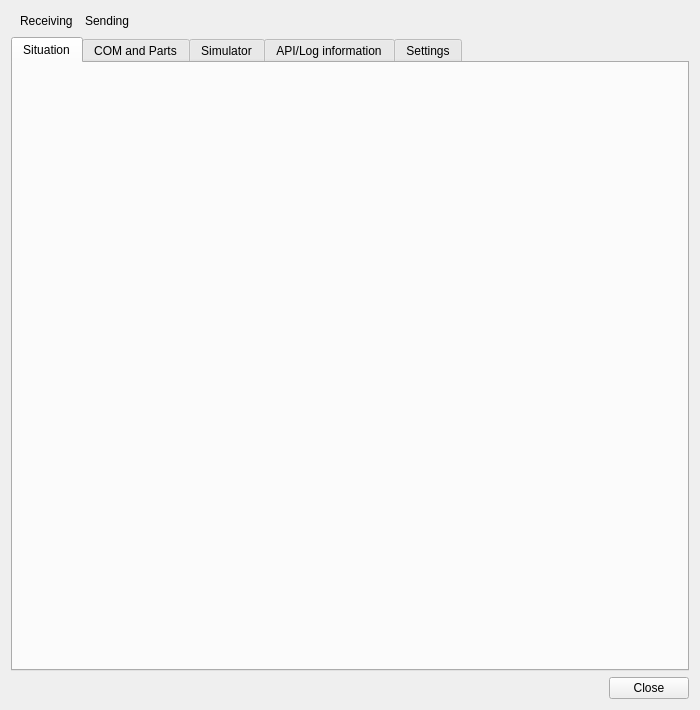
<?xml version="1.0" encoding="UTF-8"?>
<ui version="4.0">
 <class>CSimulatorEmulatedMonitorDialog</class>
 <widget class="QDialog" name="CSimulatorEmulatedMonitorDialog">
  <property name="geometry">
   <rect>
    <x>0</x>
    <y>0</y>
    <width>700</width>
    <height>710</height>
   </rect>
  </property>
  <property name="minimumSize">
   <size>
    <width>650</width>
    <height>630</height>
   </size>
  </property>
  <property name="windowTitle">
   <string>Emulated simulator monitor</string>
  </property>
  <layout class="QVBoxLayout" name="vl_Settings">
   <item>
    <widget class="QFrame" name="fr_LedHeader">
     <layout class="QHBoxLayout" name="hl_LedHeader">
      <property name="topMargin">
       <number>0</number>
      </property>
      <property name="bottomMargin">
       <number>0</number>
      </property>
      <item>
       <widget class="QLabel" name="lbl_Receiving">
        <property name="text">
         <string>Receiving</string>
        </property>
       </widget>
      </item>
      <item>
       <widget class="swift::gui::CLedWidget" name="led_Receiving" native="true"/>
      </item>
      <item>
       <widget class="QLabel" name="lbl_Sending">
        <property name="text">
         <string>Sending</string>
        </property>
       </widget>
      </item>
      <item>
       <widget class="swift::gui::CLedWidget" name="led_Sending" native="true"/>
      </item>
      <item>
       <spacer name="hs_LedHeader">
        <property name="orientation">
         <enum>Qt::Horizontal</enum>
        </property>
        <property name="sizeHint" stdset="0">
         <size>
          <width>40</width>
          <height>20</height>
         </size>
        </property>
       </spacer>
      </item>
     </layout>
    </widget>
   </item>
   <item>
    <widget class="QTabWidget" name="tw_SwiftMonitorDialog">
     <property name="currentIndex">
      <number>0</number>
     </property>
     <widget class="QWidget" name="tb_AircraftSituation">
      <attribute name="title">
       <string>Situation</string>
      </attribute>
      <layout class="QVBoxLayout" name="vl_Situation">
       <property name="leftMargin">
        <number>6</number>
       </property>
       <property name="topMargin">
        <number>6</number>
       </property>
       <property name="rightMargin">
        <number>6</number>
       </property>
       <property name="bottomMargin">
        <number>6</number>
       </property>
       <item alignment="Qt::AlignTop">
        <widget class="swift::gui::editors::CSituationForm" name="editor_Situation">
         <property name="minimumSize">
          <size>
           <width>0</width>
           <height>100</height>
          </size>
         </property>
        </widget>
       </item>
      </layout>
     </widget>
     <widget class="QWidget" name="tb_ComParts">
      <attribute name="title">
       <string>COM and Parts</string>
      </attribute>
      <layout class="QGridLayout" name="gl_ComParts">
       <item row="2" column="0">
        <spacer name="vs_Com">
         <property name="orientation">
          <enum>Qt::Vertical</enum>
         </property>
         <property name="sizeHint" stdset="0">
          <size>
           <width>20</width>
           <height>40</height>
          </size>
         </property>
        </spacer>
       </item>
       <item row="0" column="0">
        <widget class="QGroupBox" name="gb_Com">
         <property name="title">
          <string>COM</string>
         </property>
         <layout class="QVBoxLayout" name="verticalLayout_4">
          <item>
           <widget class="swift::gui::editors::CCockpitComForm" name="editor_Com">
            <property name="minimumSize">
             <size>
              <width>0</width>
              <height>75</height>
             </size>
            </property>
           </widget>
          </item>
         </layout>
        </widget>
       </item>
       <item row="0" column="1" rowspan="3">
        <widget class="QGroupBox" name="gb_Parts">
         <property name="title">
          <string>Parts</string>
         </property>
         <layout class="QVBoxLayout" name="vl_GroupBoxParts">
          <item>
           <widget class="swift::gui::editors::CAircraftPartsForm" name="editor_AircraftParts">
            <property name="minimumSize">
             <size>
              <width>0</width>
              <height>125</height>
             </size>
            </property>
           </widget>
          </item>
         </layout>
        </widget>
       </item>
       <item row="1" column="0">
        <widget class="swift::gui::components::CCockpitComTransmissionComponent" name="comp_ComTransmissions">
         <property name="minimumSize">
          <size>
           <width>0</width>
           <height>50</height>
          </size>
         </property>
        </widget>
       </item>
      </layout>
     </widget>
     <widget class="QWidget" name="tb_Simulator">
      <attribute name="title">
       <string>Simulator</string>
      </attribute>
      <layout class="QVBoxLayout" name="vl_Simulator">
       <item>
        <widget class="QGroupBox" name="gb_General">
         <property name="title">
          <string>General</string>
         </property>
         <layout class="QFormLayout" name="fl_General">
          <item row="0" column="0">
           <widget class="QLabel" name="lbl_SimulatorPlugin">
            <property name="text">
             <string>Simulator plugin:</string>
            </property>
           </widget>
          </item>
          <item row="0" column="1">
           <widget class="QLineEdit" name="le_SimulatorPlugin">
            <property name="readOnly">
             <bool>true</bool>
            </property>
           </widget>
          </item>
          <item row="1" column="0">
           <widget class="QLabel" name="lbl_Simulator">
            <property name="text">
             <string>Simulator:</string>
            </property>
           </widget>
          </item>
          <item row="1" column="1">
           <widget class="QLineEdit" name="le_Simulator">
            <property name="readOnly">
             <bool>true</bool>
            </property>
           </widget>
          </item>
          <item row="2" column="0">
           <widget class="QLabel" name="lbl_Status">
            <property name="text">
             <string>Status</string>
            </property>
           </widget>
          </item>
          <item row="2" column="1">
           <widget class="QFrame" name="fr_Status">
            <property name="frameShape">
             <enum>QFrame::StyledPanel</enum>
            </property>
            <property name="frameShadow">
             <enum>QFrame::Raised</enum>
            </property>
            <layout class="QHBoxLayout" name="hl_SimulatorStatus">
             <property name="leftMargin">
              <number>0</number>
             </property>
             <property name="topMargin">
              <number>0</number>
             </property>
             <property name="rightMargin">
              <number>0</number>
             </property>
             <property name="bottomMargin">
              <number>0</number>
             </property>
             <item>
              <widget class="QCheckBox" name="cb_Connected">
               <property name="text">
                <string>simulator connected?</string>
               </property>
              </widget>
             </item>
             <item>
              <widget class="QCheckBox" name="cb_Simulating">
               <property name="text">
                <string>simulator simulating?</string>
               </property>
              </widget>
             </item>
             <item>
              <widget class="QCheckBox" name="cb_Paused">
               <property name="text">
                <string>simulator paused?</string>
               </property>
              </widget>
             </item>
            </layout>
           </widget>
          </item>
         </layout>
        </widget>
       </item>
       <item>
        <widget class="QGroupBox" name="gb_Signals">
         <property name="title">
          <string>Signals</string>
         </property>
         <layout class="QVBoxLayout" name="verticalLayout_2">
          <item>
           <widget class="QWidget" name="wi_AddedFailed" native="true">
            <layout class="QHBoxLayout" name="hl_AddedFailed">
             <property name="leftMargin">
              <number>0</number>
             </property>
             <property name="topMargin">
              <number>0</number>
             </property>
             <property name="rightMargin">
              <number>0</number>
             </property>
             <property name="bottomMargin">
              <number>0</number>
             </property>
             <item>
              <widget class="swift::gui::components::CCallsignCompleter" name="comp_CallsignCompleter">
               <property name="minimumSize">
                <size>
                 <width>125</width>
                 <height>0</height>
                </size>
               </property>
              </widget>
             </item>
             <item>
              <widget class="QCheckBox" name="cb_Failover">
               <property name="text">
                <string>failover</string>
               </property>
               <property name="checked">
                <bool>true</bool>
               </property>
              </widget>
             </item>
             <item>
              <spacer name="hs_AddedFailed">
               <property name="orientation">
                <enum>Qt::Horizontal</enum>
               </property>
               <property name="sizeHint" stdset="0">
                <size>
                 <width>40</width>
                 <height>20</height>
                </size>
               </property>
              </spacer>
             </item>
             <item alignment="Qt::AlignRight">
              <widget class="QPushButton" name="pb_EmitAddedFailed">
               <property name="text">
                <string>emit</string>
               </property>
              </widget>
             </item>
            </layout>
           </widget>
          </item>
         </layout>
        </widget>
       </item>
       <item>
        <widget class="QGroupBox" name="gb_Interpolator">
         <property name="title">
          <string>Interpolator</string>
         </property>
         <layout class="QGridLayout" name="gl_Interpolator">
          <item row="1" column="6">
           <widget class="QPushButton" name="pb_InterpolatorStartLog">
            <property name="text">
             <string> start log. </string>
            </property>
           </widget>
          </item>
          <item row="1" column="0">
           <widget class="QPushButton" name="pb_InterpolatorClearLog">
            <property name="text">
             <string> clear log </string>
            </property>
           </widget>
          </item>
          <item row="1" column="2">
           <widget class="QPushButton" name="pb_InterpolatorStopLog">
            <property name="text">
             <string> stop logging </string>
            </property>
           </widget>
          </item>
          <item row="1" column="1">
           <widget class="QPushButton" name="pb_InterpolatorWriteLog">
            <property name="text">
             <string> write log.file </string>
            </property>
           </widget>
          </item>
          <item row="1" column="3">
           <widget class="QPushButton" name="pb_InterpolatorShowLogs">
            <property name="text">
             <string> log.files </string>
            </property>
           </widget>
          </item>
          <item row="1" column="5">
           <widget class="swift::gui::components::CCallsignCompleter" name="comp_LogInterpolatorCallsign">
            <property name="frameShape">
             <enum>QFrame::StyledPanel</enum>
            </property>
            <property name="frameShadow">
             <enum>QFrame::Raised</enum>
            </property>
           </widget>
          </item>
          <item row="0" column="2">
           <widget class="QPushButton" name="pb_InterpolatorFetch">
            <property name="text">
             <string>fetch</string>
            </property>
           </widget>
          </item>
          <item row="0" column="0" colspan="2">
           <widget class="QLineEdit" name="le_InterpolatorTimeMs">
            <property name="text">
             <string>40</string>
            </property>
            <property name="maxLength">
             <number>10</number>
            </property>
            <property name="placeholderText">
             <string>fetch time ms</string>
            </property>
           </widget>
          </item>
          <item row="0" column="3">
           <widget class="swift::gui::CLedWidget" name="led_Fetching" native="true"/>
          </item>
         </layout>
        </widget>
       </item>
       <item>
        <widget class="QGroupBox" name="gb_Messages">
         <property name="sizePolicy">
          <sizepolicy hsizetype="Preferred" vsizetype="Expanding">
           <horstretch>0</horstretch>
           <verstretch>0</verstretch>
          </sizepolicy>
         </property>
         <property name="title">
          <string>Messages (Text/Status messages)</string>
         </property>
         <layout class="QVBoxLayout" name="verticalLayout">
          <item>
           <widget class="QSplitter" name="splitter_Messages">
            <property name="orientation">
             <enum>Qt::Horizontal</enum>
            </property>
            <widget class="QPlainTextEdit" name="pte_TextMessages">
             <property name="whatsThis">
              <string>text messages</string>
             </property>
             <property name="documentTitle">
              <string>Received text messages</string>
             </property>
             <property name="readOnly">
              <bool>true</bool>
             </property>
             <property name="placeholderText">
              <string>text messages</string>
             </property>
            </widget>
            <widget class="QPlainTextEdit" name="pte_StatusMessages">
             <property name="whatsThis">
              <string>status messages</string>
             </property>
             <property name="documentTitle">
              <string>Received status messages</string>
             </property>
             <property name="readOnly">
              <bool>true</bool>
             </property>
             <property name="placeholderText">
              <string>status messages</string>
             </property>
            </widget>
           </widget>
          </item>
         </layout>
        </widget>
       </item>
      </layout>
     </widget>
     <widget class="QWidget" name="tb_LogMessages">
      <attribute name="title">
       <string>API/Log information</string>
      </attribute>
      <layout class="QVBoxLayout" name="vl_LogInformation">
       <item>
        <widget class="QGroupBox" name="gb_Statistics">
         <property name="title">
          <string>Statistics</string>
         </property>
         <layout class="QGridLayout" name="gl_Statistics">
          <item row="1" column="0">
           <widget class="QLabel" name="lbl_SituationAdded">
            <property name="text">
             <string>Situation added:</string>
            </property>
           </widget>
          </item>
          <item row="1" column="1">
           <widget class="QLineEdit" name="le_SituationAdded">
            <property name="readOnly">
             <bool>true</bool>
            </property>
           </widget>
          </item>
          <item row="1" column="3">
           <widget class="QLineEdit" name="le_PartsAdded">
            <property name="readOnly">
             <bool>true</bool>
            </property>
           </widget>
          </item>
          <item row="1" column="2">
           <widget class="QLabel" name="lbl_PartsAdded">
            <property name="text">
             <string>Parts added:</string>
            </property>
           </widget>
          </item>
          <item row="0" column="4">
           <widget class="QLabel" name="lbl_AircraftRendered">
            <property name="text">
             <string>Aircraft rendered:</string>
            </property>
           </widget>
          </item>
          <item row="0" column="8">
           <widget class="QLineEdit" name="le_AircraftRendered">
            <property name="readOnly">
             <bool>true</bool>
            </property>
           </widget>
          </item>
          <item row="0" column="0">
           <widget class="QLabel" name="lbl_PhysicallyAddedAircraft">
            <property name="text">
             <string>Phy.added aircraft:</string>
            </property>
           </widget>
          </item>
          <item row="0" column="1">
           <widget class="QLineEdit" name="le_PhysicallyAddedAircraft">
            <property name="readOnly">
             <bool>true</bool>
            </property>
           </widget>
          </item>
          <item row="0" column="3">
           <widget class="QLineEdit" name="le_PhysicallyRemovedAircraft">
            <property name="readOnly">
             <bool>true</bool>
            </property>
           </widget>
          </item>
          <item row="0" column="9">
           <widget class="QPushButton" name="pb_ResetStatistics">
            <property name="text">
             <string>reset</string>
            </property>
           </widget>
          </item>
          <item row="0" column="2">
           <widget class="QLabel" name="lbl_PhysicallyRemovedAircraft">
            <property name="text">
             <string>Phy.removed aircraft:</string>
            </property>
           </widget>
          </item>
          <item row="1" column="8">
           <widget class="QLineEdit" name="le_PartsEnabledAircraft">
            <property name="readOnly">
             <bool>true</bool>
            </property>
           </widget>
          </item>
          <item row="1" column="4">
           <widget class="QLabel" name="lbl_PartsEnabledAircraft">
            <property name="text">
             <string>Parts enabled:</string>
            </property>
           </widget>
          </item>
         </layout>
        </widget>
        </item>
        <item>
         <widget class="QGroupBox" name="gb_LogMessages">
         <property name="sizePolicy">
          <sizepolicy hsizetype="Preferred" vsizetype="MinimumExpanding">
           <horstretch>0</horstretch>
           <verstretch>0</verstretch>
          </sizepolicy>
         </property>
         <property name="title">
          <string>Simulator API calls</string>
         </property>
         <layout class="QVBoxLayout" name="vl_GroupBoxLogMessages">
          <item>
           <widget class="QScrollArea" name="sa_LogMessages">
            <property name="widgetResizable">
             <bool>true</bool>
            </property>
            <widget class="QWidget" name="sa_LogMEssagesWidget">
             <property name="minimumSize">
              <size>
               <width>0</width>
               <height>384</height>
              </size>
             </property>
             <property name="geometry">
              <rect>
               <x>0</x>
               <y>0</y>
               <width>634</width>
               <height>384</height>
              </rect>
             </property>
             <layout class="QVBoxLayout" name="vl_LogMessagesScrollArea">
              <item>
               <widget class="swift::gui::components::CStatusMessagesDetail" name="comp_LogComponent">
                <property name="minimumSize">
                 <size>
                  <width>0</width>
                  <height>325</height>
                 </size>
                </property>
               </widget>
              </item>
             </layout>
            </widget>
           </widget>
          </item>
         </layout>
        </widget>
       </item>
      </layout>
     </widget>
     <widget class="QWidget" name="tb_Settings">
      <attribute name="title">
       <string>Settings</string>
      </attribute>
      <layout class="QVBoxLayout" name="verticalLayout_3">
       <item>
        <widget class="QGroupBox" name="gb_Settings">
         <property name="title">
          <string>Simulator settings</string>
         </property>
         <layout class="QVBoxLayout" name="vl_GroupBoxSettings">
          <item>
           <widget class="swift::gui::components::CSettingsSwiftPlugin" name="comp_Settings"/>
          </item>
         </layout>
        </widget>
       </item>
      </layout>
     </widget>
    </widget>
   </item>
   <item>
    <widget class="QDialogButtonBox" name="bb_SwiftMonitorDialog">
     <property name="orientation">
      <enum>Qt::Horizontal</enum>
     </property>
     <property name="standardButtons">
      <set>QDialogButtonBox::Close</set>
     </property>
    </widget>
   </item>
  </layout>
 </widget>
 <customwidgets>
  <customwidget>
   <class>swift::gui::components::CSettingsSwiftPlugin</class>
   <extends>QFrame</extends>
   <header>gui/components/settingsswiftplugin.h</header>
   <container>1</container>
  </customwidget>
  <customwidget>
   <class>swift::gui::components::CStatusMessagesDetail</class>
   <extends>QFrame</extends>
   <header>gui/components/statusmessagesdetail.h</header>
   <container>1</container>
  </customwidget>
  <customwidget>
   <class>swift::gui::editors::CSituationForm</class>
   <extends>QFrame</extends>
   <header>gui/editors/situationform.h</header>
   <container>1</container>
  </customwidget>
  <customwidget>
   <class>swift::gui::editors::CAircraftPartsForm</class>
   <extends>QFrame</extends>
   <header>gui/editors/aircraftpartsform.h</header>
   <container>1</container>
  </customwidget>
  <customwidget>
   <class>swift::gui::editors::CCockpitComForm</class>
   <extends>QFrame</extends>
   <header>gui/editors/cockpitcomform.h</header>
   <container>1</container>
  </customwidget>
  <customwidget>
   <class>swift::gui::CLedWidget</class>
   <extends>QWidget</extends>
   <header>gui/led.h</header>
   <container>1</container>
  </customwidget>
  <customwidget>
   <class>swift::gui::components::CCallsignCompleter</class>
   <extends>QFrame</extends>
   <header>gui/components/callsigncompleter.h</header>
   <container>1</container>
  </customwidget>
  <customwidget>
   <class>swift::gui::components::CCockpitComTransmissionComponent</class>
   <extends>QFrame</extends>
   <header>gui/components/cockpitcomtransmissioncomponent.h</header>
   <container>1</container>
  </customwidget>
 </customwidgets>
 <tabstops>
  <tabstop>tw_SwiftMonitorDialog</tabstop>
  <tabstop>le_SimulatorPlugin</tabstop>
  <tabstop>le_Simulator</tabstop>
  <tabstop>cb_Connected</tabstop>
  <tabstop>cb_Simulating</tabstop>
  <tabstop>cb_Paused</tabstop>
  <tabstop>cb_Failover</tabstop>
  <tabstop>pb_EmitAddedFailed</tabstop>
  <tabstop>le_InterpolatorTimeMs</tabstop>
  <tabstop>pb_InterpolatorFetch</tabstop>
  <tabstop>pb_InterpolatorClearLog</tabstop>
  <tabstop>pb_InterpolatorWriteLog</tabstop>
  <tabstop>pb_InterpolatorStopLog</tabstop>
  <tabstop>pb_InterpolatorShowLogs</tabstop>
  <tabstop>pb_InterpolatorStartLog</tabstop>
  <tabstop>pte_TextMessages</tabstop>
  <tabstop>pte_StatusMessages</tabstop>
  <tabstop>le_PhysicallyAddedAircraft</tabstop>
  <tabstop>le_PhysicallyRemovedAircraft</tabstop>
  <tabstop>le_AircraftRendered</tabstop>
  <tabstop>pb_ResetStatistics</tabstop>
  <tabstop>le_SituationAdded</tabstop>
  <tabstop>le_PartsAdded</tabstop>
  <tabstop>le_PartsEnabledAircraft</tabstop>
  <tabstop>sa_LogMessages</tabstop>
 </tabstops>
 <resources/>
 <connections>
  <connection>
   <sender>bb_SwiftMonitorDialog</sender>
   <signal>accepted()</signal>
   <receiver>CSimulatorEmulatedMonitorDialog</receiver>
   <slot>accept()</slot>
   <hints>
    <hint type="sourcelabel">
     <x>255</x>
     <y>585</y>
    </hint>
    <hint type="destinationlabel">
     <x>157</x>
     <y>274</y>
    </hint>
   </hints>
  </connection>
  <connection>
   <sender>bb_SwiftMonitorDialog</sender>
   <signal>rejected()</signal>
   <receiver>CSimulatorEmulatedMonitorDialog</receiver>
   <slot>reject()</slot>
   <hints>
    <hint type="sourcelabel">
     <x>323</x>
     <y>585</y>
    </hint>
    <hint type="destinationlabel">
     <x>286</x>
     <y>274</y>
    </hint>
   </hints>
  </connection>
 </connections>
</ui>
